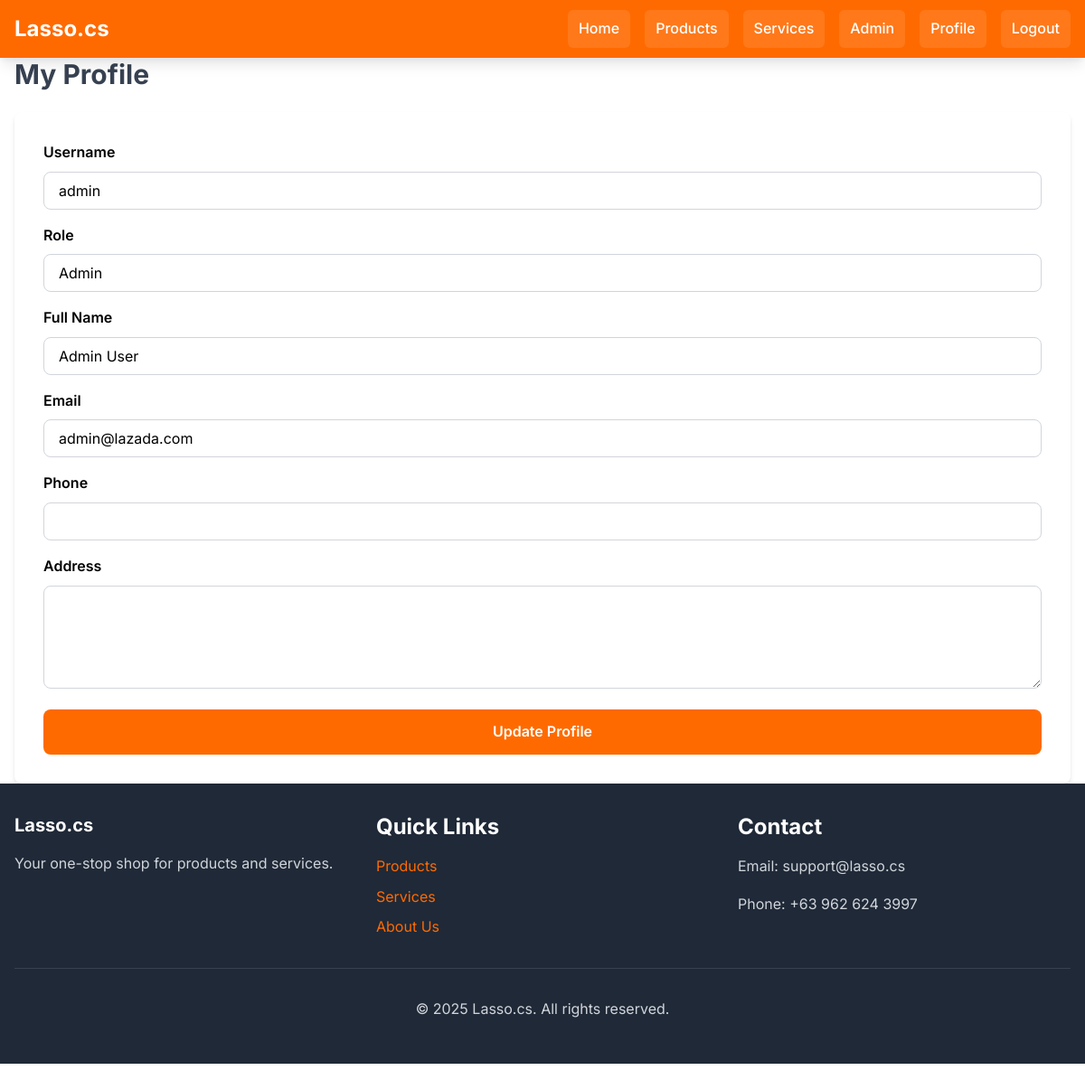
The app's page /profile.php (signed in) with its own data.
### tables this page shows
CREATE TABLE IF NOT EXISTS users (
    id INT AUTO_INCREMENT PRIMARY KEY,
    username VARCHAR(50) UNIQUE NOT NULL,
    email VARCHAR(100) UNIQUE NOT NULL,
    password VARCHAR(255) NOT NULL,
    role ENUM('buyer', 'seller', 'admin') NOT NULL DEFAULT 'buyer',
    full_name VARCHAR(100),
    phone VARCHAR(20),
    address TEXT,
    created_at TIMESTAMP DEFAULT CURRENT_TIMESTAMP
);

### config/auth.php (called while the page is built, shortened)
<?php
function getCurrentUserId() {
    return $_SESSION['user_id'] ?? null;
}
?>

### profile.php (the view, shortened to what this page needs)
<?php
require_once 'config/auth.php';
$user_id = getCurrentUserId();
$conn = getDBConnection();
$stmt = $conn->prepare("SELECT * FROM users WHERE id = ?");
$stmt->bind_param("i", $user_id);
$stmt->execute();
$result = $stmt->get_result();
$user = $result->fetch_assoc();
include 'includes/header.php';
?>
<div class="container mx-auto px-4 py-8 max-w-2xl">
    <h1 class="text-3xl font-bold mb-6 text-gray-800">My Profile</h1>
    <div class="bg-white rounded-lg shadow-md p-8">
        <form method="POST" class="space-y-4">
            <div>
                <label class="block font-semibold mb-2">Username</label>
                <input type="text" value="<?php echo htmlspecialchars($user['username']); ?>"
                       class="w-full px-4 py-2 border border-gray-300 rounded-lg bg-gray-100" disabled>
            </div>
            <div>
                <label class="block font-semibold mb-2">Role</label>
                <input type="text" value="<?php echo ucfirst($user['role']); ?>"
                       class="w-full px-4 py-2 border border-gray-300 rounded-lg bg-gray-100" disabled>
            </div>
            <div>
                <label class="block font-semibold mb-2">Full Name</label>
                <input type="text" name="full_name" value="<?php echo htmlspecialchars($user['full_name'] ?? ''); ?>"
                       class="w-full px-4 py-2 border border-gray-300 rounded-lg focus:ring-2 focus:ring-orange-500">
            </div>
            <div>
                <label class="block font-semibold mb-2">Email</label>
                <input type="email" name="email" value="<?php echo htmlspecialchars($user['email']); ?>" required
                       class="w-full px-4 py-2 border border-gray-300 rounded-lg focus:ring-2 focus:ring-orange-500">
            </div>
            <div>
                <label class="block font-semibold mb-2">Phone</label>
                <input type="text" name="phone" value="<?php echo htmlspecialchars($user['phone'] ?? ''); ?>"
                       class="w-full px-4 py-2 border border-gray-300 rounded-lg focus:ring-2 focus:ring-orange-500">
            </div>
            <div>
                <label class="block font-semibold mb-2">Address</label>
                <textarea name="address" rows="4"
                          class="w-full px-4 py-2 border border-gray-300 rounded-lg focus:ring-2 focus:ring-orange-500"><?php echo htmlspecialchars($user['address'] ?? ''); ?></textarea>
            </div>
            <button type="submit" class="w-full bg-orange-500 text-white py-3 rounded-lg font-semibold hover:bg-orange-600 transition">
                Update Profile
            </button>
        </form>
    </div>
</div>
<?php
include 'includes/footer.php';
?>

### assets/css/style.css (style rules this page uses)
:root { --lasso-orange: #FF6A00; --lasso-orange-dark: #E55A00; --lasso-orange-light: #FF8533; --lasso-red: #E31E24; --lasso-black: #000000; --lasso-gray-dark: #1a1a1a; --lasso-gray: #666666; --lasso-gray-light: #f5f5f5; --lasso-green: #28a745; --lasso-yellow: #ffc107; --lasso-white: #ffffff; }
* { font-family: 'Inter', -apple-system, BlinkMacSystemFont, "Segoe UI", Roboto, "Helvetica Neue", Arial, sans-serif; box-sizing: border-box; }
html { height: 100%; }
body { color: var(--lasso-black); background-color: #ffffff; font-size: 16px; line-height: 1.6; margin: 0; padding: 0; min-height: 100vh; display: flex; flex-direction: column; }
h1, h2, h3, h4, h5, h6 { color: var(--lasso-black); font-weight: 600; line-height: 1.3; margin-top: 0; }
h1 { font-size: 2.5rem; }
p, span, label { color: var(--lasso-black); line-height: 1.6; }
label { color: var(--lasso-black) !important; font-weight: 500; }
input[type="text"], input[type="email"], input[type="password"], input[type="number"], input[type="date"], input[type="time"], textarea, select { color: var(--lasso-black) !important; background-color: #ffffff !important; font-size: 16px; line-height: 1.5; width: 100%; }
input::placeholder, textarea::placeholder { color: #9ca3af !important; opacity: 1; }
.text-white { color: #ffffff !important; }
.text-gray-600, .text-gray-700, .text-gray-800 { color: var(--lasso-gray-dark) !important; }
.container { max-width: 1200px; margin: 0 auto; padding: 0 16px; }
.bg-orange-500, .bg-orange-600, .bg-orange-400 { background-color: var(--lasso-orange) !important; }
.bg-white { background-color: #ffffff !important; }
.text-gray-700, .text-gray-800 { color: #374151 !important; }

### includes/header.php (style rules this page uses)
:root { --lazada-orange: #FF6A00 !important; --lazada-orange-dark: #E55A00 !important; --lazada-orange-light: #FF8533 !important; --lazada-red: #E31E24 !important; --lazada-black: #000000 !important; --lazada-gray: #666666 !important; }
.bg-orange-500, .bg-orange-600 { background-color: #FF6A00 !important; }

### records on screen
users: username "admin", role "Admin", full_name "Admin User", email "admin@lazada.com"
